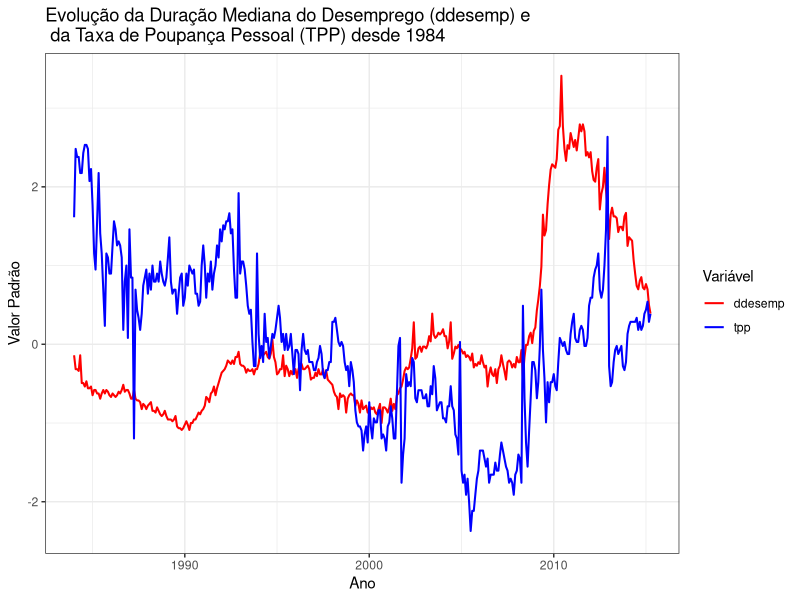

Reproduce this figure in R.
# Load required packages
library(readxl)
library(dplyr)
library(ggplot2)
library(lubridate)

# Set path where all data is located || latter it will be the directory where the plot will be saved
# If u use RStudio as long as all files are on the same folder, you don't need this line, i'm using VSCode/NeoVIM
setwd('/Users/pimpao/Library/CloudStorage/OneDrive-Personal/Code/R/Projeto PE 22_23/pergunta_1')

# Load the data
data <- read_xlsx("econ.xlsx", sheet = 1)
  
# Select data for years >= 2000
data1984 <- data %>% filter(year(tempo) >= 1984)

# Calculate mean and standard deviation for each variable
mean_ddesemp <- mean(data1984$ddesemp)
sd_ddesemp <- sd(data1984$ddesemp)
mean_tpp <- mean(data1984$tpp)
sd_tpp <- sd(data1984$tpp)

# Apply the transformation to the data associated with each variable
data_transformed <- data1984 %>% mutate(z_ddesemp = (ddesemp - mean_ddesemp) / sd_ddesemp, z_tpp = (tpp - mean_tpp) / sd_tpp)

# Call the pdf command to start the plot - with the directory i want to save in + plot width + plot height (both in inches)
pdf(file='/Users/pimpao/Library/CloudStorage/OneDrive-Personal/Code/R/Projeto PE 22_23/pergunta_1/Rplot.pdf', width = 6, height = 4)

# Plot the graph
ggplot(data_transformed, aes(x = tempo)) + 
  geom_line(aes(y = z_ddesemp, color = "ddesemp"), linewidth = 0.7) +
  geom_line(aes(y = z_tpp, color = "tpp"), linewidth = 0.7) +
  scale_color_manual(values = c("ddesemp" = "red", "tpp" = "blue"), 
                     name = "Variável") +
  labs(x = "Ano", y = "Valor Padrão",
       title = "Evolução da Duração Mediana do Desemprego (ddesemp) e \n da Taxa de Poupança Pessoal (TPP) desde 1984") +
  theme_bw()

dev.off()





